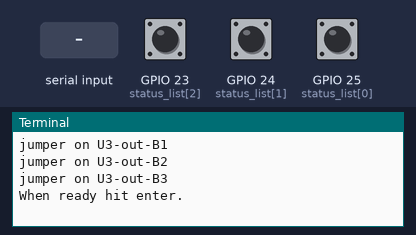
This program was run on a simulated Raspberry Pi (BCM pin numbers). Parts: the last lines printed to the terminal. The test bench sets the inputs (shaded band); at power-on: GPIO 23 (status_list[2]) HIGH, GPIO 24 (status_list[1]) HIGH, GPIO 25 (status_list[0]) HIGH.

Above: at 1.2 s.
1.3 s: "m" typed at the terminal, then Enter
At 2.2 s:
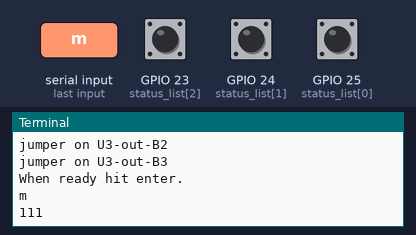
2.8 s: GPIO 23 (status_list[2]) pulled LOW for 0.15 s
At 4.0 s:
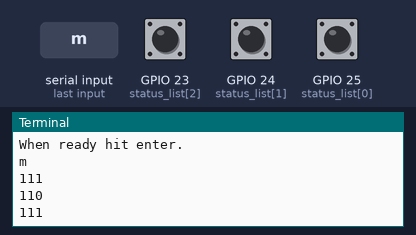
4.4 s: GPIO 24 (status_list[1]) pulled LOW for 0.15 s
At 5.3 s:
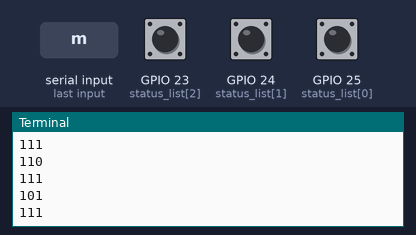
6.0 s: GPIO 25 (status_list[0]) pulled LOW for 0.15 s
At 6.5 s:
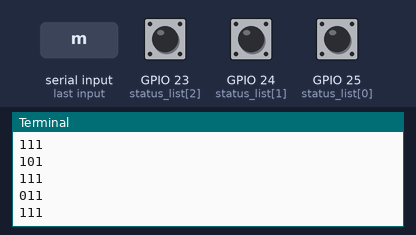
7.6 s: GPIO 23 (status_list[2]) driven LOW and GPIO 24 (status_list[1]) driven LOW
At 8.2 s:
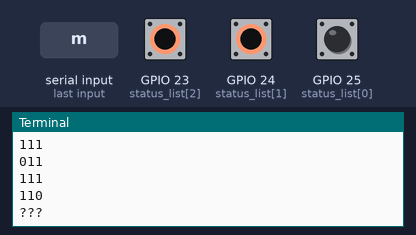
9.1 s: GPIO 25 (status_list[0]) pulled LOW for 1 s
At 9.9 s:
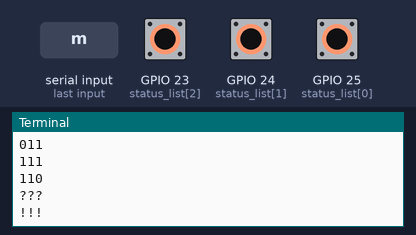
Timing chart, 0 to 12.1 s (numbered marks = the images above; inputs shaded):
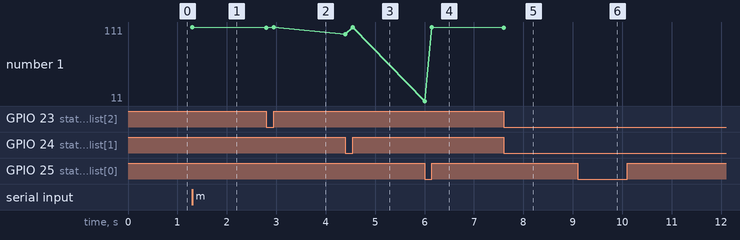

Measured:
- after the input at 1.3 s, the terminal: prints a new line at once (image 1)
- after the input at 2.8 s, the terminal: prints a new line at once (image 2)
- after the input at 4.4 s, the terminal: prints a new line at once (image 3)
- after the input at 6.0 s, the terminal: prints a new line at once (image 4)
- after the input at 7.6 s, the terminal: prints a new line at once (image 5)
- after the input at 9.1 s, the terminal: prints a new line at once (image 6)
- plotted number 1: 111 → 110 after the input at 7.6 s

The program:

buttons-rg.py
```python
#!/usr/bin/env python2.7
# Python 2.7 version by Alex Eames of http://RasPi.TV
# functionally equivalent to the Gertboard buttons test by
# Gert Jan van Loo & Myra VanInwegen
# Use at your own risk - I'm pretty sure the code is harmless,
# but check it yourself.

import RPi.GPIO as GPIO
import sys
board_type = sys.argv[-1]

GPIO.setmode(GPIO.BCM)                  # initialise RPi.GPIO
for i in range(23,26):                  # set up ports 23-25
    GPIO.setup(i, GPIO.IN, pull_up_down=GPIO.PUD_UP)  # as inputs pull-ups high

# Print  Instructions appropriate for the selected board
if board_type == "m":
    print "These are the connections for the Multiface buttons test:"
    print "GPIO 25 --- 1 in BUFFERS"
    print "GPIO 24 --- 2 in BUFFERS"
    print "GPIO 23 --- 3 in BUFFERS"
    print "Optionally, if you want the LEDs to reflect button state do the following:"
    print "jumper on BUFFER DIRECTION SETTINGS, OUT 1"
    print "jumper on BUFFER DIRECTION SETTINGS, OUT 2"
    print "jumper on BUFFER DIRECTION SETTINGS, OUT 3"

else:
    print "These are the connections for the Gertboard buttons test:"
    print "GP25 in J2 --- B1 in J3"
    print "GP24 in J2 --- B2 in J3"
    print "GP23 in J2 --- B3 in J3"
    print "Optionally, if you want the LEDs to reflect button state do the following:"
    print "jumper on U3-out-B1"
    print "jumper on U3-out-B2"
    print "jumper on U3-out-B3"

raw_input("When ready hit enter.\n")

button_press = 0        # set intial values for variables
previous_status = ''

try:
    while button_press < 20:             # read inputs until 19 changes are made
        status_list = [GPIO.input(25), GPIO.input(24), GPIO.input(23)]
        current_status = ''
        for i in range(0,3):
                current_status += str(status_list[i])
        # dump current status values in a variable
        # current_status = ''.join((status_list[0],status_list[1],status_list[2]))
        # if that variable not same as last time
        if current_status != previous_status:
            if sum(status_list) == 0:
                print "!!!"
            elif sum(status_list) == 1:
                print "???"
            else:
                print current_status                # print the results
            # update status variable for next comparison
            previous_status = current_status
            button_press += 1                   # increment button_press counter

except KeyboardInterrupt:          # trap a CTRL+C keyboard interrupt
    GPIO.cleanup()                 # resets all GPIO ports used by this program
GPIO.cleanup()                     # on exit, reset all GPIO ports
```
